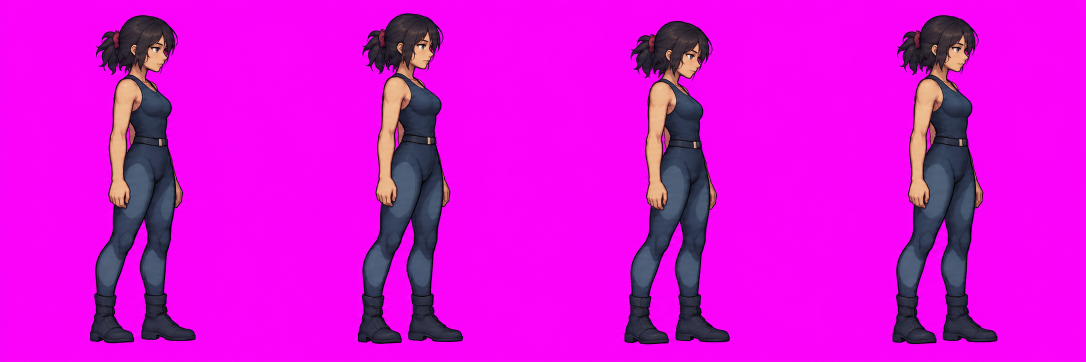
#> input picture tools/source_art/player_idle_hd.png, 2172 x 724 px (shown at 1/2 size); its folder holds 7 pictures in this run
$ python gen_sprites.py
#> lines starting #> are read from the running program, lines starting #| are printed output that depends on the picture
#!/usr/bin/env python3
"""Assemble Hollowtide's high-resolution sprite strips without destructive effects.

The generated sources use a flat magenta studio background because the built-in
image generator currently flattens requested transparency.  ``chroma_matte``
turns colour distance into a continuous alpha value and mathematically removes
the magenta spill.  It never creates a binary alpha mask.  The only resampling
is a direct, Lanczos-quality resize from the larger source to the contracted
final size; there is no palette conversion or intermediate down/up-sampling.
"""

from __future__ import annotations

from dataclasses import dataclass
from pathlib import Path
from typing import Iterable

from PIL import Image


ROOT = Path(__file__).resolve().parents[1]
SOURCE = ROOT / "tools" / "source_art"
DEST = ROOT / "assets" / "sprites"
MAGENTA = (255, 0, 255)


def smoothstep(lo: float, hi: float, value: float) -> float:
    value = min(1.0, max(0.0, (value - lo) / (hi - lo)))
    return value * value * (3.0 - 2.0 * value)


def chroma_matte(image: Image.Image, background: tuple[int, int, int] = MAGENTA) -> Image.Image:
    """Return a spill-free RGBA cutout with a continuous, antialiased matte."""
    src = image.convert("RGB")
    br, bg, bb = (component / 255.0 for component in background)
    output: list[tuple[int, int, int, int]] = []
    for red8, green8, blue8 in src.get_flattened_data():
        red, green, blue = red8 / 255.0, green8 / 255.0, blue8 / 255.0
        # Maximum channel distance gives an exact coverage estimate for a solid
        # chroma backdrop while retaining fractional coverage at painted edges.
        raw = max(abs(red - br), abs(green - bg), abs(blue - bb))
        alpha = smoothstep(0.012, 0.16, raw)
        if alpha <= 0.0:
            output.append((0, 0, 0, 0))
            continue
        # Undo C = alpha*foreground + (1-alpha)*background.
        #
        # Koefficienten MÅSTE vara alfa, inte `raw`. `raw` är ett AVSTÅNDSMÅTT
        # från bakgrundsfärgen, inte en täckningsgrad: en helt ogenomskinlig blå
        # pixel rgb(74,91,129) ligger 0.71 från magenta, och med raw som
        # koefficient behandlas den som 29 % bakgrund. Då subtraheras en
        # magentaandel som aldrig fanns där, rödkanalen nollas och figuren blir
        # grön. Med alfa blir inre pixlar coverage = 1, uttrycket blir identitet,
        # och de kopieras oförändrade — bara halvgenomskinliga kantpixlar
        # dekontamineras, vilket är hela poängen.
        coverage = max(alpha, 1.0 / 255.0)
        foreground = (
            (red - (1.0 - coverage) * br) / coverage,
            (green - (1.0 - coverage) * bg) / coverage,
            (blue - (1.0 - coverage) * bb) / coverage,
        )
        output.append(tuple(round(255 * min(1.0, max(0.0, c))) for c in foreground) + (round(alpha * 255),))
    result = Image.new("RGBA", src.size)
    result.putdata(output)
    return despill_edges(result)


# [30 lines left out: function despill_edges, not called in this run]


@dataclass
class _Component:
    area: int
    bbox: tuple[int, int, int, int]
    pixels: list[tuple[int, int]]


# [50 lines left out: functions _connected_components, _bbox_distance, not called in this run]


def source_cells(name: str, count: int) -> list[Image.Image]:
#> called with name = 'player_idle_hd.png', count = 4
    image = Image.open(SOURCE / name).convert("RGB")
#> image is the input picture: PIL image 2172x724 RGB; mean R, G, B 218, 14.9, 217.5
    # GPT Image occasionally leaves a few non-background pixels on the outer
    # canvas boundary.  Removing only that empty studio margin prevents it from
    # affecting object bounds; no artwork reaches this margin.
    image = image.crop((8, 8, image.width - 8, image.height - 8))
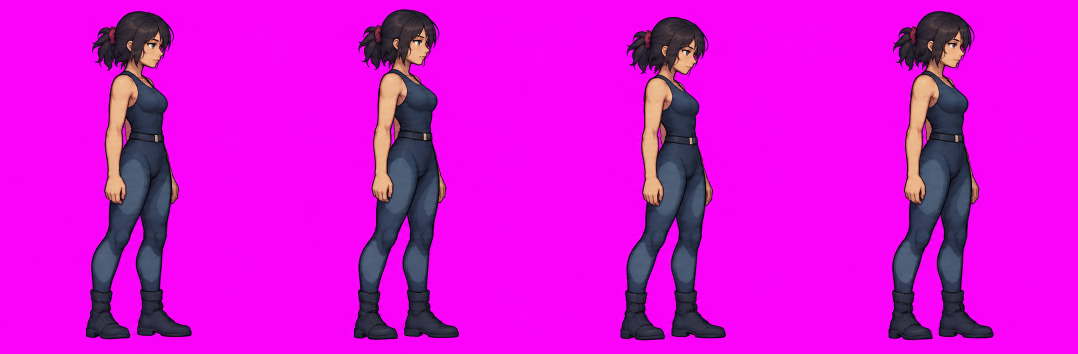
#> image: PIL image 2156x708 RGB (shown at 1/2 size); mean R, G, B 217, 15.2, 216.5
    matte = chroma_matte(image)
#> after the loop in chroma_matte, `for red8, green8, blue8 in src.get_flattened_data():`: output = []

    # Poses do not always have an empty x-column between them: an outstretched
    # leg can pass under the next pose.  Equal-width slicing then cuts that leg
    # in half.  Instead, use large connected components as pose anchors.  This
    # also handles round, tightly packed ball frames, where projection gaps are
    # unreliable.  Threshold 32 keeps solid artwork while excluding chroma-key
    # noise and tiny antialiased details that must not become pose anchors.
    alpha = matte.getchannel("A")
    components = _connected_components(alpha, 32)
    anchors = sorted(components, key=lambda component: component.area, reverse=True)[:count]
    if len(anchors) != count:
        raise ValueError(f"{name}: found {len(anchors)} pose anchors, expected {count}")
    anchors.sort(key=lambda component: (component.bbox[0] + component.bbox[2]) / 2)

    # Keep nearby disconnected details (hair wisps, soles, orb sparks) with
    # their nearest anchor, but reject isolated studio specks.  Pixels below
    # the anchor threshold are attached only within a narrow edge radius, so
    # fractional antialiasing survives without recreating a noisy backdrop.
    assignments: list[list[tuple[int, int]]] = [[] for _ in anchors]
    anchor_indexes = {id(anchor): index for index, anchor in enumerate(anchors)}
    for component in components:
        anchor_index = anchor_indexes.get(id(component))
        if anchor_index is None:
            distances = [_bbox_distance(component.bbox, anchor.bbox) for anchor in anchors]
            anchor_index = min(range(count), key=distances.__getitem__)
            if distances[anchor_index] > 48:
                continue
        assignments[anchor_index].extend(component.pixels)

    values = alpha.load()
    width, height = matte.size
    for y in range(height):
        for x in range(width):
            value = values[x, y]
            if value == 0 or value >= 32:
                continue
            distances = []
            for anchor in anchors:
                left, top, right, bottom = anchor.bbox
                horizontal = max(left - x, x - right + 1, 0)
                vertical = max(top - y, y - bottom + 1, 0)
                distances.append(horizontal * horizontal + vertical * vertical)
            anchor_index = min(range(count), key=distances.__getitem__)
            if distances[anchor_index] <= 8 * 8:
                assignments[anchor_index].append((x, y))

    # Build masked cells instead of x-crops.  A cell receives only pixels
    # assigned to its anchor, so overlapping silhouettes cannot leak a foot or
    # another limb into a neighbour's frame.
    cells: list[Image.Image] = []
    source_values = matte.load()
    pad = 4
    for points in assignments:
        if not points:
            raise ValueError(f"{name}: pose anchor has no assigned pixels")
        left = min(x for x, _ in points)
        top = min(y for _, y in points)
        right = max(x for x, _ in points) + 1
        bottom = max(y for _, y in points) + 1
        cell = Image.new("RGBA", (right - left, bottom - top), (0, 0, 0, 0))
        cell_values = cell.load()
        # Copy RGBA values directly; alpha and colour must remain those
        # produced by chroma_matte, including all fractional edge coverage.
        for x, y in points:
            cell_values[x - left, y - top] = source_values[x, y]
        full = Image.new("RGBA", (width, height), (0, 0, 0, 0))
        full.alpha_composite(cell, (left, top))
        cells.append(full.crop((max(0, left - pad), 0, min(width, right + pad), height)))
    return cells


# [55 lines left out: functions visible_bbox, fit, shared_scale, frame, strip, not called in this run]


def player_strip(source_name: str, count: int) -> Image.Image:
    cells = source_cells(source_name, count)
    # Scale from tallest source pose only.  A wide pose is allowed to overflow
    # its 256 px frame; it must never receive a second, non-uniform scale.
    scale = shared_scale(cells, 192)
    arts = [fit(cell, 256, 192, scale=scale) for cell in cells]
    return strip(frame(art, (256, 256), bottom=240) for art in arts)


# [37 lines left out: functions object_strip, tileset, save, not called in this run]


def main() -> None:
    save(player_strip("player_idle_hd.png", 4), "player_idle.png")
    save(player_strip("player_run_hd.png", 8), "player_run.png")
    save(player_strip("player_jump_hd.png", 3), "player_jump.png")
    save(player_strip("player_idle_armed_hd.png", 4), "player_idle_armed.png")
    save(player_strip("player_run_armed_hd.png", 8), "player_run_armed.png")
    save(player_strip("player_jump_armed_hd.png", 3), "player_jump_armed.png")
    save(player_strip("player_aim_up_hd.png", 1), "player_aim_up.png")
    save(player_strip("player_aim_diag_up_hd.png", 1), "player_aim_diag_up.png")
    save(player_strip("player_aim_diag_down_hd.png", 1), "player_aim_diag_down.png")
    save(player_strip("player_aim_down_hd.png", 1), "player_aim_down.png")
    save(object_strip("orb_hd.png", 6, (128, 128), (88, 80)), "orb.png")
    save(tileset(), "tileset_cave.png")
    save(object_strip("weapon_pickup_hd.png", 6, (128, 128), (88, 80)), "weapon_pickup.png")
    save(object_strip("beam_shot_hd.png", 4, (64, 32), (60, 26)), "beam_shot.png")


if __name__ == "__main__":
#> (the run stopped early here; a loop or call above may not have finished)
